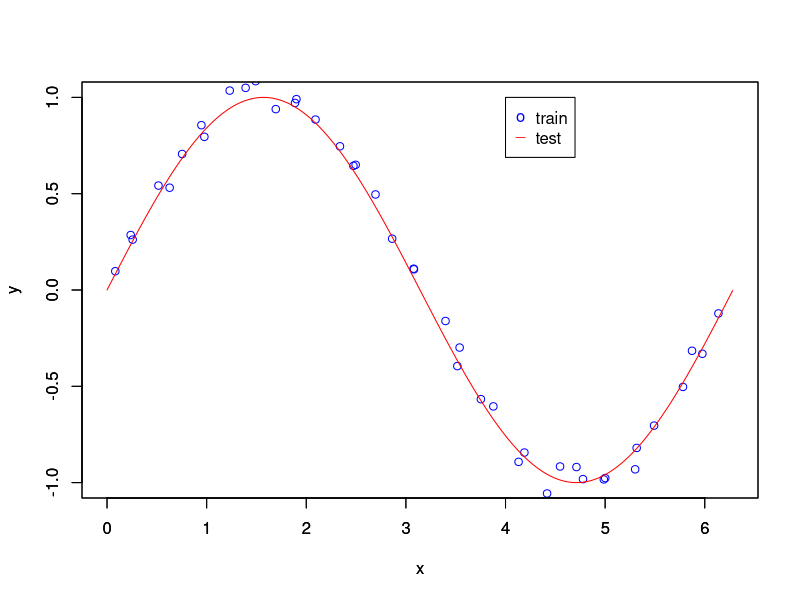
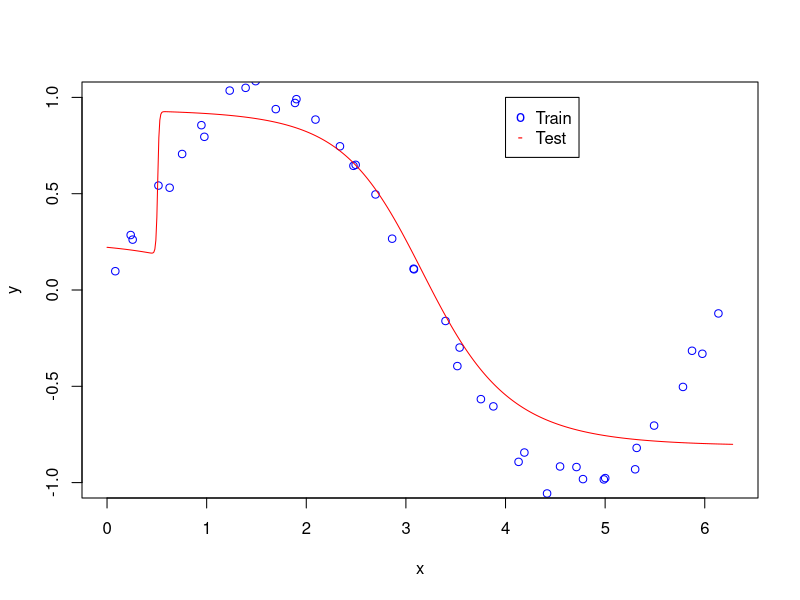

Recreate these plots in R, in order.
set.seed(42) # Para garantir reprodutibilidade

# Função de ativação tanh
tanh_activation <- function(x) {
  return(tanh(x))
}

# Derivada da função de ativação tanh
tanh_derivative <- function(x) {
  return(1 - tanh(x)^2)
}

# Inicialização dos dados
x_train <- seq(from = 0, to = 2*pi, by = 0.15)
x_train <- x_train + (runif(length(x_train)) - 0.5) / 5

i <- sample(length(x_train))

x_train <- x_train[i]
y_train <- sin(x_train)
y_train <- y_train + (runif(length(y_train)) - 0.5) / 5

plot(x_train, y_train, col = 'blue', xlim = c(0, 2*pi),
     ylim = c(-1, 1), xlab = 'x', ylab = 'y')

x_test <- seq(from = 0, to = 2*pi, by = 0.01)
y_test <- sin(x_test)

par(new = TRUE)

plot(x_test, y_test, col = 'red', type = 'l', xlim = c(0, 2*pi),
     ylim = c(-1, 1), xlab = 'x', ylab = 'y')

legend(x = 4, y = 1, legend = c('train', 'test'),
       col = c('blue', 'red'), pch = c('o', '_'))

# Inicialização dos pesos e bias
input_neurons <- 1
hidden_neurons <- 3
output_neurons <- 1

# Pesos
w1 <- matrix(runif(input_neurons * hidden_neurons), nrow = input_neurons)
w2 <- matrix(runif(hidden_neurons * output_neurons), nrow = hidden_neurons)
b1 <- matrix(runif(hidden_neurons), nrow = 1)
b2 <- matrix(runif(output_neurons), nrow = 1)

# Taxa de aprendizado
learning_rate <- 0.075

# Número de épocas (qtd de iterações)
epochs <- 10000

# Treinamento da rede
for(epoch in 1:epochs) {
  for(i in 1:length(x_train)) {
    # Feedforward (propagação direta)
    input_data <- matrix(x_train[i], nrow = 1)
    hidden_input <- input_data %*% w1 + b1
    hidden_output <- tanh_activation(hidden_input) # ativação da camada escondida
    
    output_input <- hidden_output %*% w2 + b2
    output <- tanh_activation(output_input) # saída final da rede neural
    
    # Cálculo do erro
    error <- y_train[i] - output
    
    # Backpropagation
    output_delta <- error * tanh_derivative(output) # Calculo do delta da camada de saída, que nos diz o quanto temos que ajustar
    # os pesos da camada de saída para reduzir o erro.
    
    hidden_error <- output_delta %*% t(w2) # Cálculo do erro retropropagado da camada escondida.Temos que transpor os pesos
    # que conectam a camada escondida a camada de saída por conta de ajuste a dimensão.
    
    hidden_delta <- hidden_error * tanh_derivative(hidden_output) # Cálculo do delta da camada escondida, que nos diz o quanto precisamos ajustar
    # os pesos da camada escondida para reduzir o erro.
    
    # Atualização dos pesos e bias
    w1 <- w1 + t(input_data) %*% hidden_delta * learning_rate
    w2 <- w2 + t(hidden_output) %*% output_delta * learning_rate
    b1 <- b1 + hidden_delta * learning_rate
    b2 <- b2 + output_delta * learning_rate
  }
}

# Previsões da rede treinada
predictions <- numeric(length(x_test))
for(i in 1:length(x_test)) 
{
  input_data <- matrix(x_test[i], nrow = 1)
  hidden_input <- input_data %*% w1 + b1
  hidden_output <- tanh_activation(hidden_input)
  output_input <- hidden_output %*% w2 + b2
  predictions[i] <- tanh_activation(output_input)
}

# Plot dos resultados
plot(x_train, y_train, col = 'blue', xlim = c(0, 2*pi),
     ylim = c(-1, 1), xlab = 'x', ylab = 'y')

lines(x_test, predictions, col = 'red') # desenha uma linha no gráfico, conectando os pontos representados por x_test e predictions.
# isso representa as previsões da rede em relação aos dados de teste.

legend(x = 4, y = 1, legend = c('Train', 'Test'),
       col = c('blue', 'red'), pch = c('o', '-'))

# Cálculo do erro médio quadrático
mse <- mean((predictions - y_test)^2)
cat("Erro médio quadrático (MSE):", mse, "\n")
